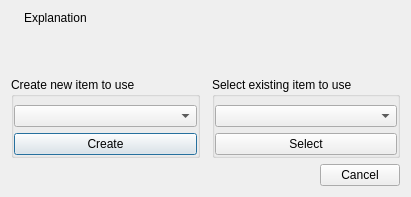
<?xml version="1.0" encoding="UTF-8"?>
<ui version="4.0">
 <class>new_loop_sequence_dialog</class>
 <widget class="QDialog" name="new_loop_sequence_dialog">
  <property name="geometry">
   <rect>
    <x>0</x>
    <y>0</y>
    <width>411</width>
    <height>197</height>
   </rect>
  </property>
  <property name="windowTitle">
   <string>Dialog</string>
  </property>
  <layout class="QVBoxLayout" name="verticalLayout">
   <item>
    <widget class="QWidget" name="widget_3" native="true">
     <layout class="QHBoxLayout" name="horizontalLayout_3">
      <property name="margin">
       <number>0</number>
      </property>
      <item>
       <widget class="QLabel" name="label_icon">
        <property name="sizePolicy">
         <sizepolicy hsizetype="Fixed" vsizetype="Preferred">
          <horstretch>0</horstretch>
          <verstretch>0</verstretch>
         </sizepolicy>
        </property>
        <property name="text">
         <string/>
        </property>
        <property name="pixmap">
         <pixmap>:/icons/loop_large.png</pixmap>
        </property>
       </widget>
      </item>
      <item>
       <widget class="QLabel" name="label_explanation">
        <property name="text">
         <string>Explanation
</string>
        </property>
        <property name="wordWrap">
         <bool>true</bool>
        </property>
       </widget>
      </item>
     </layout>
    </widget>
   </item>
   <item>
    <spacer name="verticalSpacer">
     <property name="orientation">
      <enum>Qt::Vertical</enum>
     </property>
     <property name="sizeHint" stdset="0">
      <size>
       <width>20</width>
       <height>40</height>
      </size>
     </property>
    </spacer>
   </item>
   <item>
    <widget class="QWidget" name="widget_2" native="true">
     <layout class="QHBoxLayout" name="horizontalLayout">
      <property name="spacing">
       <number>12</number>
      </property>
      <property name="margin">
       <number>0</number>
      </property>
      <item>
       <widget class="QGroupBox" name="groupBox">
        <property name="title">
         <string>Create new item to use</string>
        </property>
        <layout class="QVBoxLayout" name="verticalLayout_2">
         <property name="leftMargin">
          <number>0</number>
         </property>
         <property name="topMargin">
          <number>8</number>
         </property>
         <property name="rightMargin">
          <number>0</number>
         </property>
         <property name="bottomMargin">
          <number>0</number>
         </property>
         <item>
          <widget class="QComboBox" name="combobox_new"/>
         </item>
         <item>
          <widget class="QPushButton" name="button_new">
           <property name="text">
            <string>Create</string>
           </property>
           <property name="icon">
            <iconset>
             <normaloff>:/icons/add.png</normaloff>:/icons/add.png</iconset>
           </property>
           <property name="iconSize">
            <size>
             <width>16</width>
             <height>16</height>
            </size>
           </property>
          </widget>
         </item>
        </layout>
       </widget>
      </item>
      <item>
       <widget class="QGroupBox" name="groupBox_2">
        <property name="title">
         <string>Select existing item to use</string>
        </property>
        <layout class="QVBoxLayout" name="verticalLayout_3">
         <property name="leftMargin">
          <number>0</number>
         </property>
         <property name="topMargin">
          <number>8</number>
         </property>
         <property name="rightMargin">
          <number>0</number>
         </property>
         <property name="bottomMargin">
          <number>0</number>
         </property>
         <item>
          <widget class="QComboBox" name="combobox_select"/>
         </item>
         <item>
          <widget class="QPushButton" name="button_select">
           <property name="text">
            <string>Select</string>
           </property>
           <property name="icon">
            <iconset>
             <normaloff>:/icons/apply.png</normaloff>:/icons/apply.png</iconset>
           </property>
           <property name="iconSize">
            <size>
             <width>16</width>
             <height>16</height>
            </size>
           </property>
          </widget>
         </item>
        </layout>
       </widget>
      </item>
     </layout>
    </widget>
   </item>
   <item>
    <widget class="QWidget" name="widget" native="true">
     <layout class="QHBoxLayout" name="horizontalLayout_2">
      <property name="margin">
       <number>0</number>
      </property>
      <item>
       <spacer name="horizontalSpacer">
        <property name="orientation">
         <enum>Qt::Horizontal</enum>
        </property>
        <property name="sizeHint" stdset="0">
         <size>
          <width>40</width>
          <height>20</height>
         </size>
        </property>
       </spacer>
      </item>
      <item>
       <widget class="QPushButton" name="button_cancel">
        <property name="text">
         <string>Cancel</string>
        </property>
        <property name="icon">
         <iconset>
          <normaloff>:/icons/delete.png</normaloff>:/icons/delete.png</iconset>
        </property>
        <property name="iconSize">
         <size>
          <width>16</width>
          <height>16</height>
         </size>
        </property>
       </widget>
      </item>
     </layout>
    </widget>
   </item>
  </layout>
 </widget>
 <resources/>
 <connections>
  <connection>
   <sender>button_cancel</sender>
   <signal>clicked()</signal>
   <receiver>new_loop_sequence_dialog</receiver>
   <slot>accept()</slot>
   <hints>
    <hint type="sourcelabel">
     <x>345</x>
     <y>183</y>
    </hint>
    <hint type="destinationlabel">
     <x>202</x>
     <y>107</y>
    </hint>
   </hints>
  </connection>
 </connections>
</ui>
